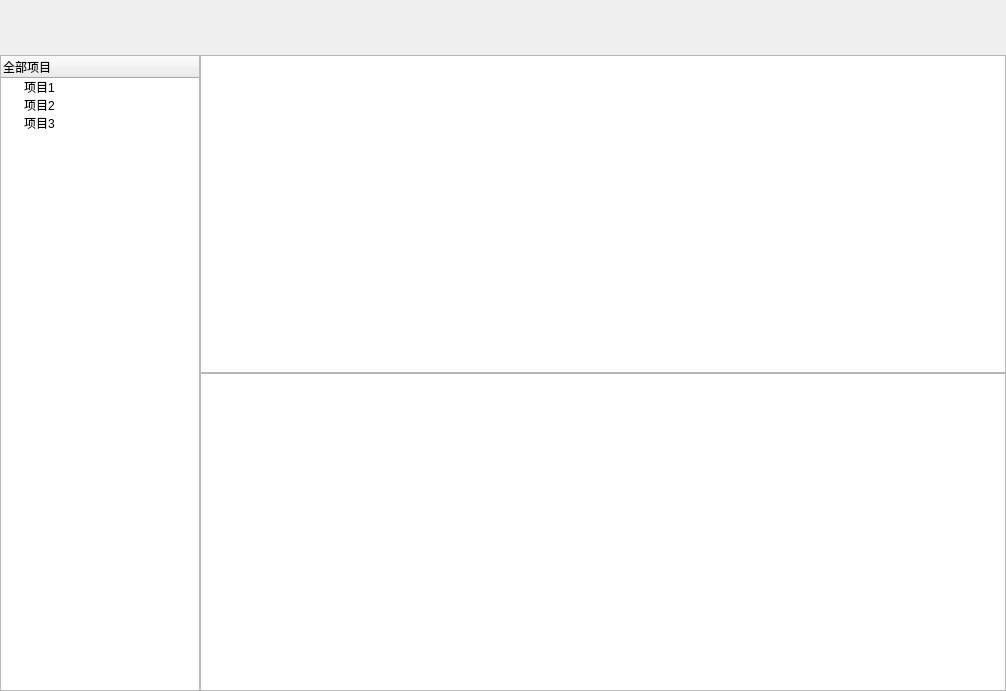
<?xml version="1.0" encoding="UTF-8"?>
<ui version="4.0">
 <class>ContractWidget</class>
 <widget class="QWidget" name="ContractWidget">
  <property name="geometry">
   <rect>
    <x>0</x>
    <y>0</y>
    <width>1006</width>
    <height>691</height>
   </rect>
  </property>
  <property name="windowTitle">
   <string>Form</string>
  </property>
  <layout class="QVBoxLayout" name="mainVerticalLayout">
   <property name="spacing">
    <number>0</number>
   </property>
   <property name="leftMargin">
    <number>0</number>
   </property>
   <property name="topMargin">
    <number>0</number>
   </property>
   <property name="rightMargin">
    <number>0</number>
   </property>
   <property name="bottomMargin">
    <number>0</number>
   </property>
   <item>
    <widget class="QWidget" name="toolBarWidget" native="true">
     <property name="minimumSize">
      <size>
       <width>0</width>
       <height>55</height>
      </size>
     </property>
     <property name="maximumSize">
      <size>
       <width>16777215</width>
       <height>55</height>
      </size>
     </property>
     <layout class="QHBoxLayout" name="toolBarHorizonLayout">
      <property name="spacing">
       <number>0</number>
      </property>
      <property name="leftMargin">
       <number>0</number>
      </property>
      <property name="topMargin">
       <number>0</number>
      </property>
      <property name="rightMargin">
       <number>0</number>
      </property>
      <property name="bottomMargin">
       <number>0</number>
      </property>
     </layout>
    </widget>
   </item>
   <item>
    <widget class="QWidget" name="formWidget" native="true">
     <layout class="QHBoxLayout" name="horizontalLayout">
      <property name="spacing">
       <number>0</number>
      </property>
      <property name="leftMargin">
       <number>0</number>
      </property>
      <property name="topMargin">
       <number>0</number>
      </property>
      <property name="rightMargin">
       <number>0</number>
      </property>
      <property name="bottomMargin">
       <number>0</number>
      </property>
      <item>
       <widget class="QTreeWidget" name="clientTreeWidget">
        <property name="minimumSize">
         <size>
          <width>200</width>
          <height>0</height>
         </size>
        </property>
        <property name="maximumSize">
         <size>
          <width>200</width>
          <height>16777215</height>
         </size>
        </property>
        <column>
         <property name="text">
          <string>全部项目</string>
         </property>
        </column>
        <item>
         <property name="text">
          <string>项目1</string>
         </property>
        </item>
        <item>
         <property name="text">
          <string>项目2</string>
         </property>
        </item>
        <item>
         <property name="text">
          <string>项目3</string>
         </property>
        </item>
       </widget>
      </item>
      <item>
       <widget class="QWidget" name="contractWidget" native="true">
        <layout class="QVBoxLayout" name="contractVerticalLayout" stretch="1,1">
         <property name="spacing">
          <number>0</number>
         </property>
         <property name="leftMargin">
          <number>0</number>
         </property>
         <property name="topMargin">
          <number>0</number>
         </property>
         <property name="rightMargin">
          <number>0</number>
         </property>
         <property name="bottomMargin">
          <number>0</number>
         </property>
         <item>
          <widget class="QTableView" name="contractTableView"/>
         </item>
         <item>
          <widget class="QTableView" name="prictTableView"/>
         </item>
        </layout>
       </widget>
      </item>
     </layout>
    </widget>
   </item>
  </layout>
 </widget>
 <resources/>
 <connections/>
</ui>
